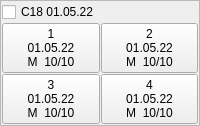
          <widget class="QFrame" name="frame_202">
           <property name="frameShape">
            <enum>QFrame::StyledPanel</enum>
           </property>
           <property name="frameShadow">
            <enum>QFrame::Raised</enum>
           </property>
           <layout class="QHBoxLayout" name="horizontalLayout_20">
            <property name="spacing">
             <number>1</number>
            </property>
            <property name="leftMargin">
             <number>1</number>
            </property>
            <property name="topMargin">
             <number>1</number>
            </property>
            <property name="rightMargin">
             <number>1</number>
            </property>
            <property name="bottomMargin">
             <number>1</number>
            </property>
            <item>
             <layout class="QGridLayout" name="gridLayout_202">
              <property name="leftMargin">
               <number>0</number>
              </property>
              <item row="1" column="1">
               <widget class="QPushButton" name="pushButton_808">
                <property name="text">
                 <string>2
01.05.22
M  10/10</string>
                </property>
               </widget>
              </item>
              <item row="2" column="0">
               <widget class="QPushButton" name="pushButton_809">
                <property name="text">
                 <string>3
01.05.22
M  10/10</string>
                </property>
               </widget>
              </item>
              <item row="0" column="0" colspan="2">
               <widget class="QCheckBox" name="A1_202">
                <property name="text">
                 <string>C18 01.05.22</string>
                </property>
               </widget>
              </item>
              <item row="1" column="0">
               <widget class="QPushButton" name="pushButton_810">
                <property name="text">
                 <string>1
01.05.22
M  10/10</string>
                </property>
               </widget>
              </item>
              <item row="2" column="1">
               <widget class="QPushButton" name="pushButton_811">
                <property name="text">
                 <string>4
01.05.22
M  10/10</string>
                </property>
               </widget>
              </item>
             </layout>
            </item>
           </layout>
          </widget>
